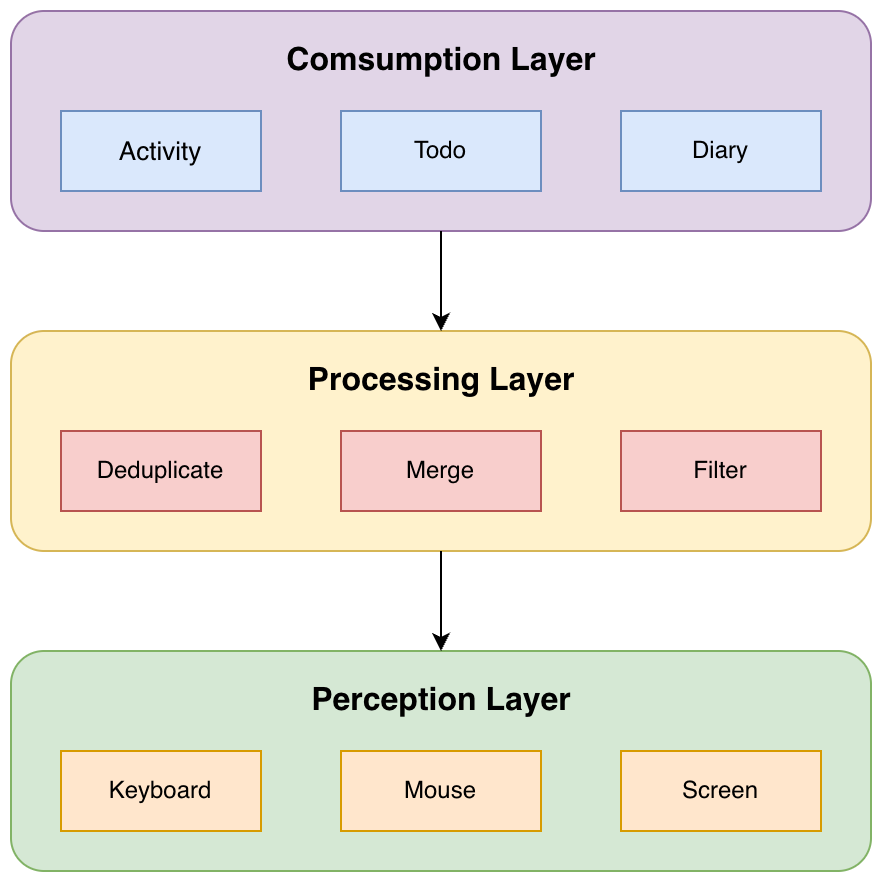
#> input picture assets/arch-en.png, 882 x 882 px
$ python -i analysis.py   (imports and definitions only)
#> lines starting #> are read from the running program, lines starting #| are printed output that depends on the picture
### backend/core/logger.py
"""
Unified logging system
Supports output to files and console based on configuration
"""

import logging
import logging.handlers
from pathlib import Path
from typing import Optional

import toml


def _get_project_config_path() -> Path:
    """Get project configuration file path (not user config)

    Logger should always use project-internal configuration for development settings,
    not user configuration which is for data paths and user preferences.
    """
    # Get the backend directory
    backend_dir = Path(__file__).parent.parent
    config_file = backend_dir / "config" / "config.toml"

    if not config_file.exists():
        raise FileNotFoundError(f"Project config file not found: {config_file}")

    return config_file


def _load_project_config() -> dict:
    """Load project configuration directly from project config file"""
    config_path = _get_project_config_path()

    with open(config_path, "r", encoding="utf-8") as f:
        return toml.load(f)


# Initialize root logger at module import time to ensure all loggers inherit correct level
def _init_root_logger_early():
    """Initialize root logger early to prevent any DEBUG logs before proper setup"""
    try:
        project_config = _load_project_config()
        logging_config = project_config.get("logging", {})
        log_level = logging_config.get("level", "INFO")

        # Set root logger level immediately
        root_logger = logging.getLogger()
        root_logger.setLevel(getattr(logging, log_level.upper()))
    except Exception:
        # If project config loading fails, use INFO as default
        logging.getLogger().setLevel(logging.INFO)


# Initialize root logger level as soon as this module is imported
_init_root_logger_early()


class LoggerManager:
    """Log manager"""

    def __init__(self):
        self._loggers: dict = {}
        self._setup_root_logger()

    def _setup_root_logger(self):
        """Setup root logger using project configuration (not user configuration)"""
        # Use project config directly for logging settings
        # This ensures development settings are not overridden by user config
        project_config = _load_project_config()

        # Get logging configuration from project config
        logging_config = project_config.get("logging", {})
        log_level = logging_config.get("level", "INFO")
        logs_dir = logging_config.get("logs_dir", "./logs")
        max_file_size = logging_config.get("max_file_size", "10MB")
        backup_count = logging_config.get("backup_count", 5)

        # Create log directory
        Path(logs_dir).mkdir(parents=True, exist_ok=True)

        # Setup root logger
        root_logger = logging.getLogger()
        root_logger.setLevel(getattr(logging, log_level.upper()))

        # Clear existing handlers
        root_logger.handlers.clear()

        # Console handler
        console_handler = logging.StreamHandler()
        console_handler.setLevel(logging.DEBUG)
        console_format = logging.Formatter(
            "%(asctime)s - %(levelname)s - %(name)s - %(message)s"
        )
        console_handler.setFormatter(console_format)
        root_logger.addHandler(console_handler)

        # File handler
        log_file = Path(logs_dir) / "ido_backend.log"
        file_handler = logging.handlers.RotatingFileHandler(
            log_file,
            maxBytes=self._parse_size(max_file_size),
            backupCount=backup_count,
            encoding="utf-8",
        )
        file_handler.setLevel(logging.DEBUG)
        file_format = logging.Formatter(
            "%(asctime)s - %(levelname)s - %(name)s - %(filename)s:%(lineno)d - %(message)s"
        )
        file_handler.setFormatter(file_format)
        root_logger.addHandler(file_handler)

        # Error log file handler
        error_log_file = Path(logs_dir) / "error.log"
        error_handler = logging.handlers.RotatingFileHandler(
            error_log_file,
            maxBytes=self._parse_size(max_file_size),
            backupCount=backup_count,
            encoding="utf-8",
        )
        error_handler.setLevel(logging.ERROR)
        error_handler.setFormatter(file_format)
        root_logger.addHandler(error_handler)

    # [17 lines left out: functions _parse_size, get_logger, not called in this run]


# Global log manager instance (lazy initialization to avoid circular imports)
_logger_manager: Optional[LoggerManager] = None


def get_logger(name: str) -> logging.Logger:
    """Convenience function to get logger"""
    global _logger_manager

    # Lazy initialization: create instance on first call
    if _logger_manager is None:
        _logger_manager = LoggerManager()

    return _logger_manager.get_logger(name)


# [11 lines left out: function setup_logging, not called in this run]

### backend/processing/image/analysis.py
"""
Unified image analysis module

Provides content-aware image analysis including:
- Contrast detection
- Edge detection
- Complexity analysis
- Motion/activity detection
"""

import io
from typing import Dict, Tuple

import numpy as np
from core.logger import get_logger
from PIL import Image, ImageFilter

# [1 line that did not run here, left out]


class ImageAnalyzer:
    """
    Unified image analyzer - provides comprehensive image feature analysis

    This class combines functionality previously split between:
    - ImageImportanceAnalyzer (removed)
    - ImageContentAnalyzer (from optimization.py)

    Use cases:
    - Determine if image should be skipped (static/blank content)
    - Adaptive compression quality selection
    - Activity/motion detection
    """

    def __init__(self):
        self.stats = {
            "static_skipped": 0,
            "high_contrast_included": 0,
            "motion_detected": 0,
        }

    def analyze(self, img_bytes: bytes) -> Dict[str, float]:
        """
        Analyze image and return all metrics

        Args:
            img_bytes: Image byte data

        Returns:
            Dictionary with metrics:
            - contrast: Image contrast (0-100)
            - complexity: Color variation complexity (0-100)
            - edge_density: Edge detection density (0-100)
            - edge_activity: Edge activity level (0-100+)
        """
        try:
            img = Image.open(io.BytesIO(img_bytes))

            # Calculate all metrics
            contrast = self._calculate_contrast(img)
            complexity = self._calculate_complexity(img)
            edge_density = self._calculate_edge_density(img)
            edge_activity = self._calculate_edge_activity(img)

            return {
                "contrast": contrast,
                "complexity": complexity,
                "edge_density": edge_density,
                "edge_activity": edge_activity,
            }

        except Exception as e:
            logger.warning(f"Image analysis failed: {e}")
            return {
                "contrast": 0.0,
                "complexity": 0.0,
                "edge_density": 0.0,
                "edge_activity": 0.0,
            }

    # [60 lines left out: functions _calculate_contrast, _calculate_complexity, _calculate_edge_density, _calculate_edge_activity, not called in this run]

    def is_static_content(self, img_bytes: bytes, threshold: float = 30.0) -> bool:
        """
        Determine if image is static/blank content

        Args:
            img_bytes: Image data
            threshold: Contrast threshold (default 30)

        Returns:
            True if image appears static/blank
        """
        metrics = self.analyze(img_bytes)
        is_static = metrics["contrast"] < threshold

        if is_static:
            self.stats["static_skipped"] += 1

        return is_static

    # [58 lines left out: functions has_significant_content, calculate_importance_score, not called in this run]

    def get_stats(self) -> Dict[str, int]:
        """Get analysis statistics"""
        return self.stats.copy()

    # [7 lines left out: function reset_stats, not called in this run]

>>> import cv2
>>> picture = cv2.imread('../../../assets/arch-en.png', cv2.IMREAD_GRAYSCALE)
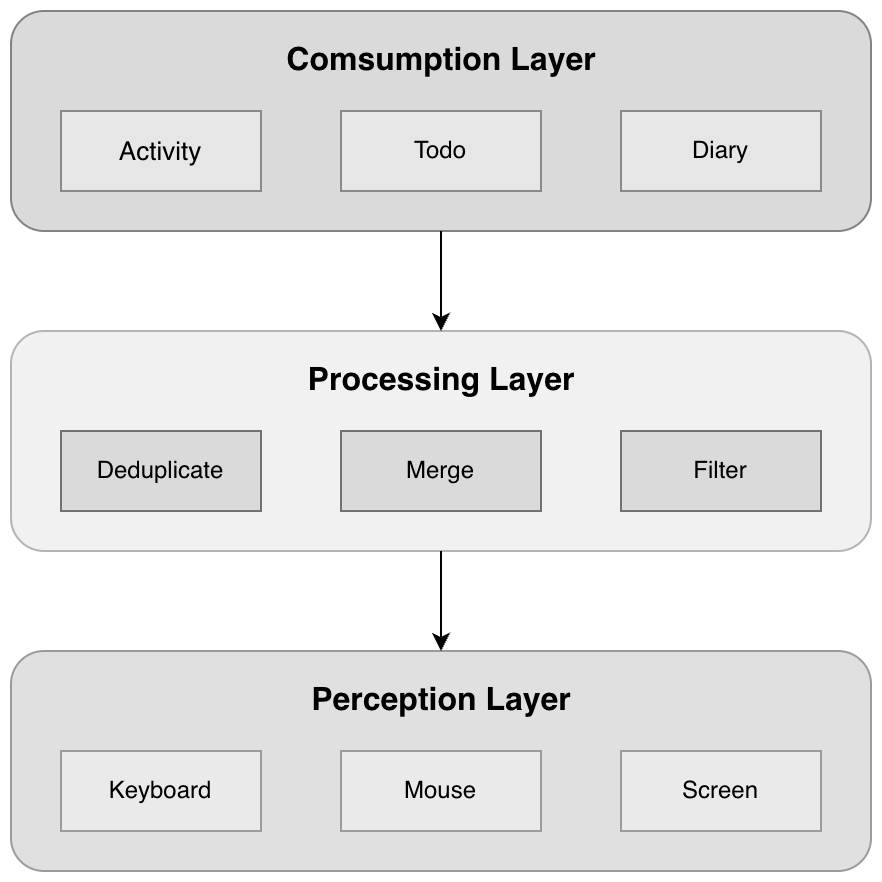
#> picture: shape (882, 882); min 0, max 255, mean 228.9
>>> result = ImageAnalyzer().is_static_content(picture)
#> (the run stopped early here; a loop or call above may not have finished)

$ run again, on assets/arch-zh.png
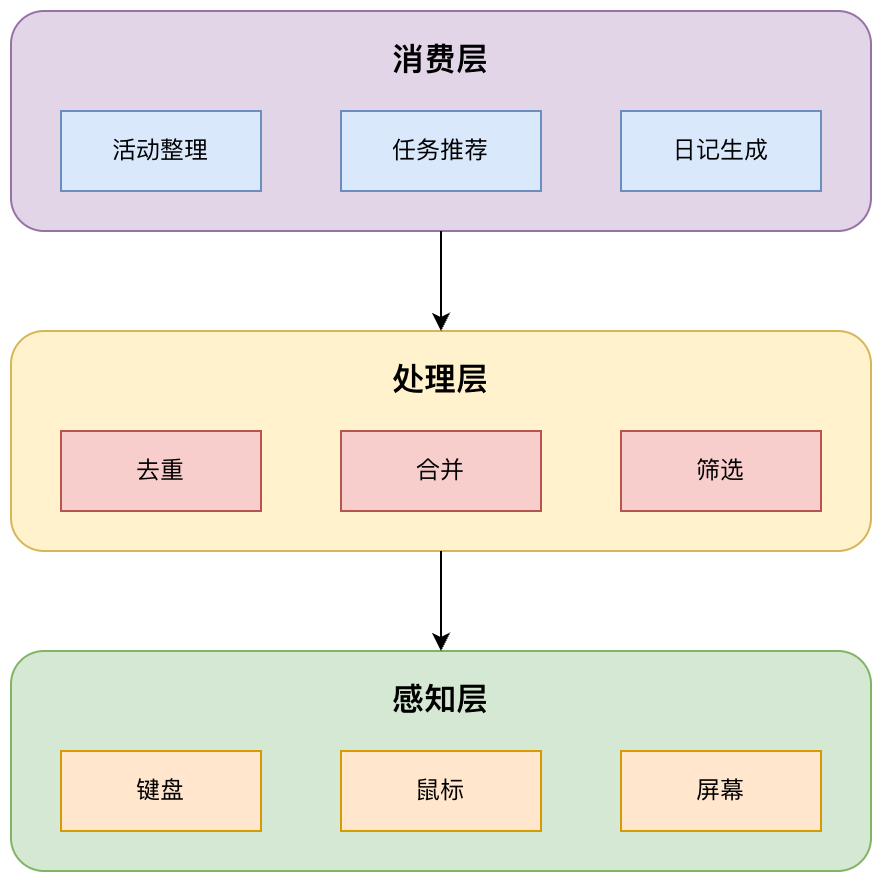
#> input picture assets/arch-zh.png, 882 x 882 px
#> `picture = cv2.imread('../../../assets/arch-en.png', cv2.IMREAD_GRAYSCA..`:
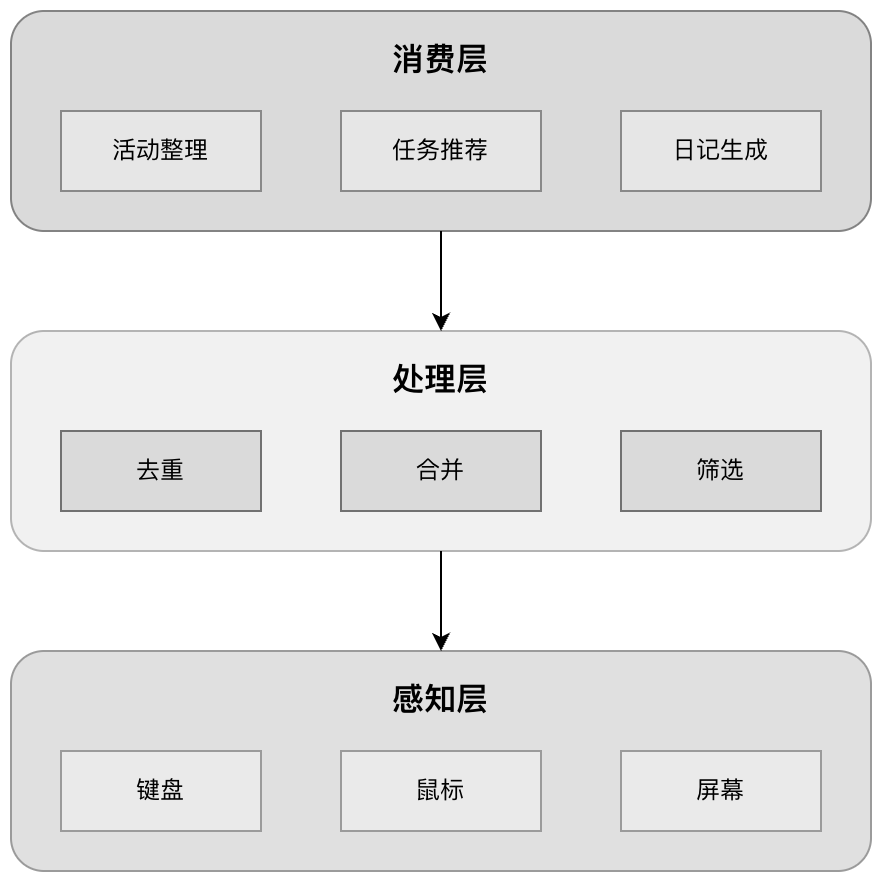
#> picture: shape (882, 882); min 0, max 255, mean 230
